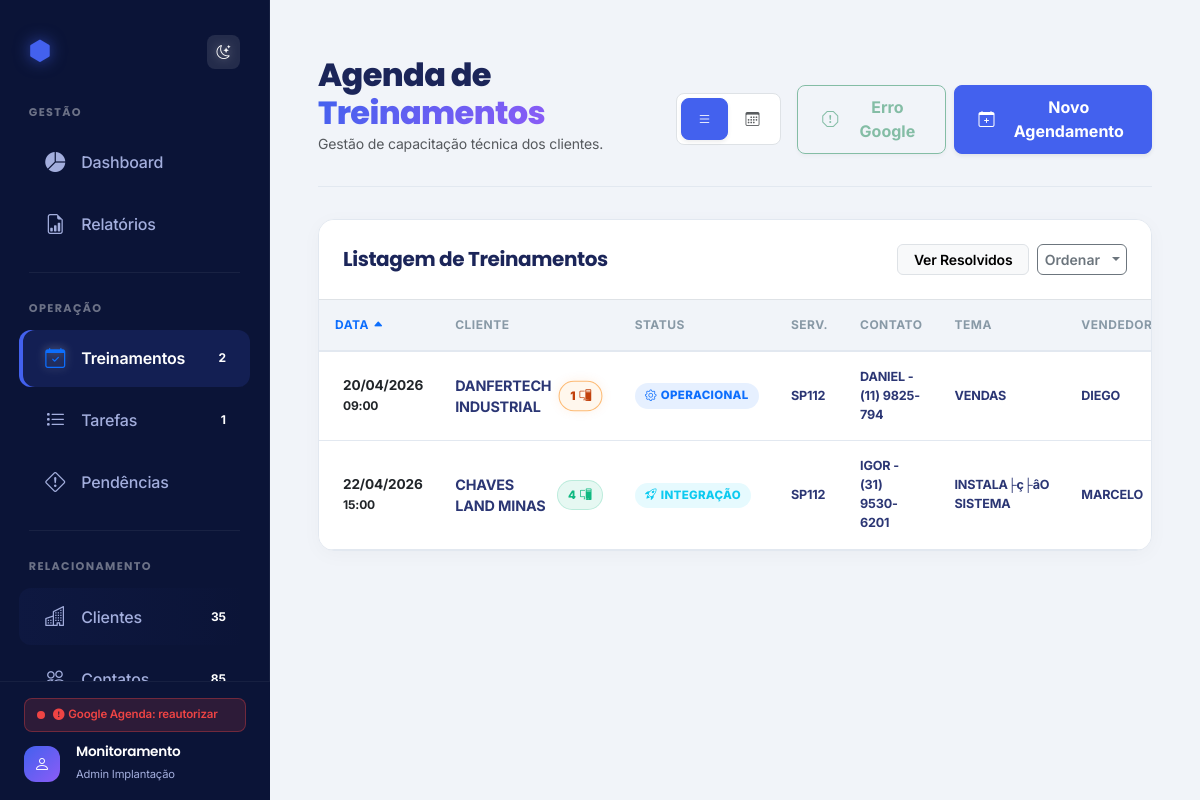
Page /treinamentos.php on the committed database.
### tables this page shows
CREATE TABLE `treinamentos` (
  `id_treinamento` int NOT NULL AUTO_INCREMENT,
  `data_criacao` timestamp NULL DEFAULT CURRENT_TIMESTAMP,
  `id_cliente` int NOT NULL,
  `id_contato` int DEFAULT NULL,
  `fantasia` varchar(255) DEFAULT NULL,
  `nome_contato` varchar(255) DEFAULT NULL,
  `telefone_contato` varchar(20) DEFAULT NULL,
  `data_treinamento` datetime DEFAULT NULL,
  `tema` text NOT NULL,
  `anexo` varchar(255) DEFAULT NULL,
  `status` enum('PENDENTE','RESOLVIDO') DEFAULT 'PENDENTE',
  `observacoes` text,
  `tipo_pendencia_encerramento` varchar(20) DEFAULT NULL,
  `data_treinamento_encerrado` datetime DEFAULT NULL,
  `google_event_id` varchar(255) DEFAULT NULL,
  `google_event_link` varchar(500) DEFAULT NULL,
  `google_agenda_link` varchar(500) DEFAULT NULL,
  `observacao_encerramento` text,
  PRIMARY KEY (`id_treinamento`),
  KEY `idx_id_cliente` (`id_cliente`),
  KEY `idx_id_contato` (`id_contato`),
  KEY `idx_status` (`status`),
  KEY `idx_data_criacao` (`data_criacao`),
  KEY `idx_google_event_id` (`google_event_id`),
  KEY `idx_google_event_link` (`google_event_link`),
  CONSTRAINT `treinamentos_ibfk_1` FOREIGN KEY (`id_cliente`) REFERENCES `clientes` (`id_cliente`) ON DELETE CASCADE,
  CONSTRAINT `treinamentos_ibfk_2` FOREIGN KEY (`id_contato`) REFERENCES `contatos` (`id_contato`) ON DELETE SET NULL
);

CREATE TABLE `clientes` (
  `id_cliente` int NOT NULL AUTO_INCREMENT,
  `data_criacao` timestamp NULL DEFAULT CURRENT_TIMESTAMP,
  `fantasia` varchar(255) NOT NULL,
  `servidor` varchar(255) DEFAULT NULL,
  `vendedor` varchar(255) DEFAULT NULL,
  `telefone_ddd` varchar(20) DEFAULT NULL,
  `observacao` text,
  `anexo` varchar(255) DEFAULT NULL,
  `status` enum('EM ANDAMENTO','CONCLUIDA','CANCELADA') DEFAULT 'EM ANDAMENTO',
  `data_inicio` date NOT NULL,
  `data_fim` date DEFAULT NULL,
  `emitir_nf` enum('Sim','N├úo') DEFAULT 'N├úo',
  `configurado` enum('Sim','N├úo') DEFAULT 'N├úo',
  `status_tratativa` enum('pendente','em_tratativa') DEFAULT 'pendente',
  `data_inicio_tratativa` datetime DEFAULT NULL,
  `num_licencas` int DEFAULT '0',
  `serial` varchar(100) DEFAULT '',
  `recursos` varchar(255) DEFAULT NULL,
  PRIMARY KEY (`id_cliente`),
  KEY `idx_fantasia` (`fantasia`),
  KEY `idx_data_criacao` (`data_criacao`),
  KEY `idx_status_tratativa` (`status_tratativa`)
);

CREATE TABLE `contatos` (
  `id_contato` int NOT NULL AUTO_INCREMENT,
  `data_criacao` timestamp NULL DEFAULT CURRENT_TIMESTAMP,
  `id_cliente` int NOT NULL,
  `nome` varchar(255) NOT NULL,
  `email` varchar(150) DEFAULT NULL,
  `cargo` varchar(100) DEFAULT NULL,
  `telefone_ddd` varchar(20) DEFAULT NULL,
  `observacao` text,
  `anexo` varchar(255) DEFAULT NULL,
  PRIMARY KEY (`id_contato`),
  KEY `idx_id_cliente` (`id_cliente`),
  KEY `idx_nome` (`nome`),
  KEY `idx_data_criacao` (`data_criacao`),
  KEY `idx_contatos_email` (`email`),
  CONSTRAINT `contatos_ibfk_1` FOREIGN KEY (`id_cliente`) REFERENCES `clientes` (`id_cliente`) ON DELETE CASCADE
);

### treinamentos.php (the view, shortened to what this page needs)
<?php
require_once 'config.php';
$filtro_cliente = '';
$mostrar_todos = isset($_GET['mostrar_todos']) ? true : false;
$where_conditions = [];
$params = [];
if (!$mostrar_todos) {
    $where_conditions[] = "UPPER(t.status) = 'PENDENTE'";
}
$view_mode = $_GET['view'] ?? 'list';
$ordenacao = isset($_GET['ordenacao']) ? $_GET['ordenacao'] : 'data_treinamento';
$direcao = isset($_GET['direcao']) ? $_GET['direcao'] : 'asc';
$colunas_permitidas = ['cliente_nome', 'data_treinamento', 'tema', 'status'];
$ordenacao = in_array($ordenacao, $colunas_permitidas) ? $ordenacao : 'data_treinamento';
$direcao = $direcao === 'desc' ? 'desc' : 'asc';
$por_pagina = 20;
$pagina = isset($_GET['pagina']) ? max(1, intval($_GET['pagina'])) : 1;
$offset = ($pagina - 1) * $por_pagina;
$sql_base = "
    SELECT t.*, c.fantasia as cliente_nome, c.servidor, co.nome as contato_nome, co.telefone_ddd as contato_telefone, c.vendedor, c.num_licencas, c.data_inicio, c.data_fim, c.recursos
    FROM treinamentos t
    LEFT JOIN clientes c ON t.id_cliente = c.id_cliente
    LEFT JOIN contatos co ON t.id_contato = co.id_contato
";
if (!empty($where_conditions)) {
    $where_clause = "WHERE " . implode(" AND ", $where_conditions);
    $sql_base .= " " . $where_clause;
}
$ordenacao_sql = '';
switch ($ordenacao) {
    default:
        $ordenacao_sql = 't.' . $ordenacao;
}
$sql_base .= " ORDER BY $ordenacao_sql $direcao LIMIT ?, ?";
$params[] = $offset;
$params[] = $por_pagina;
$stmt = $pdo->prepare($sql_base);
$stmt->execute($params);
$treinamentos = $stmt->fetchAll();
$total_resultados = count($treinamentos);
include 'header.php';
?>
<div class="container-fluid px-0">
    <div class="modern-header d-flex justify-content-between align-items-end gsap-reveal">
        <div>
            <h2 class="fw-800 mb-0">Agenda de <span class="title-accent">Treinamentos</span></h2>
            <p class="text-muted small mb-0">Gestão de capacitação técnica dos clientes.</p>
        </div>
        <div class="d-flex align-items-center gap-2">
            <div class="bg-body p-1 rounded-3 d-flex border me-2">
                <a href="treinamentos.php?view=list&filtro_cliente=<?= urlencode($filtro_cliente) ?>"
                    class="btn btn-sm <?= $view_mode == 'list' ? 'btn-primary shadow-sm' : 'btn-link text-muted' ?> bx-button px-3">
                    <i class="bi bi-list"></i>
                </a>
                <a href="treinamentos.php?view=calendar&filtro_cliente=<?= urlencode($filtro_cliente) ?>"
                    class="btn btn-sm <?= $view_mode == 'calendar' ? 'btn-primary shadow-sm' : 'btn-link text-muted' ?> bx-button px-3">
                    <i class="bi bi-calendar3"></i>
                </a>
            </div>
            <button type="button" class="btn btn-outline-success px-4 fw-bold shadow-sm d-flex align-items-center"
                id="btn_copiar_disponibilidade" disabled>
            </button>
            <button class="btn btn-primary px-4 shadow-sm fw-bold" data-bs-toggle="modal"
                data-bs-target="#modalTreinamento">
                <i class="bi bi-calendar-plus me-2"></i>Novo Agendamento
            </button>
        </div>
    </div>
    <?php if ($view_mode === 'list'): ?>
        <div class="table-premium gsap-reveal">
            <div class="p-4 border-bottom d-flex justify-content-between align-items-center bg-white">
                <h5 class="fw-bold mb-0">Listagem de Treinamentos</h5>
                <div class="d-flex gap-2">
                    <a href="treinamentos.php?mostrar_todos=1" class="btn btn-sm btn-light border px-3">Ver Resolvidos</a>
                    <div class="dropdown">
                        <button class="btn btn-sm btn-outline-secondary dropdown-toggle"
                            data-bs-toggle="dropdown">Ordenar</button>
                    </div>
                </div>
            </div>
            <div class="table-responsive">
                <table class="table table-hover align-middle mb-0">
                    <thead>
                        <tr>
                            <th class="ps-3 col-mini">
                                <a href="treinamentos.php?ordenacao=data_treinamento&direcao=<?= ($ordenacao == 'data_treinamento' && $direcao == 'asc') ? 'desc' : 'asc' ?>&filtro_cliente=<?= urlencode($filtro_cliente) ?><?= $mostrar_todos ? '&mostrar_todos=1' : '' ?>"
                                    class="text-decoration-none d-flex align-items-center">
                                    <span>Data</span>
                                    <?php if ($ordenacao == 'data_treinamento'): ?>
                                        <i
                                            class="bi bi-caret-<?= $direcao == 'asc' ? 'up' : 'down' ?>-fill ms-1 small text-primary"></i>
                                    <?php endif; ?>
                                </a>
                            </th>
                            <th>Cliente</th>
                            <th class="col-mini">Status</th>
                            <th class="col-mini">Serv.</th>
                            <th>Contato</th>
                            <th>Tema</th>
                            <th>Vendedor</th>
                        </tr>
                    </thead>
                    <tbody>
                        <?php if ($total_resultados > 0): ?>
                            <?php
                            foreach ($treinamentos as $t):
                                ?>
                                <?php
                                $data_t = $t['data_treinamento'] ? strtotime($t['data_treinamento']) : 0;
                                $e_hoje = date('Y-m-d', $data_t) === date('Y-m-d');
                                $bg_class = $e_hoje ? 'bg-primary bg-opacity-10' : '';
                                $contato_banco = (!empty($t['contato_nome']) && $t['contato_nome'] !== '---') ? $t['contato_nome'] : null;
                                $contato_livre = (!empty($t['nome_contato'])) ? $t['nome_contato'] : null;
                                $contato_exibicao = $contato_banco ?: ($contato_livre ?: '---');
                                if (!empty($t['contato_telefone'])) {
                                    $contato_exibicao .= " - " . $t['contato_telefone'];
                                }
                                ?>
                                <tr class="<?= $bg_class ?>">
                                    <td class="ps-4">
                                        <div class="text-dark fw-bold" style="font-size: 0.85rem; line-height: 1.1;">
                                            <?= $data_t ? date('d/m/Y', $data_t) : '---' ?>
                                        </div>
                                        <div class="d-flex align-items-center gap-1 mt-1">
                                            <span class="text-dark small fw-bold" style="font-size: 0.75rem;"><?= $data_t ? date('H:i', $data_t) : '' ?></span>
                                        </div>
                                    </td>
                                    <td class="fw-bold">
                                        <?php
                                        $numLics = (int) ($t['num_licencas'] ?? 0);
                                        $badgeClass = '';
                                        if ($numLics == 1) {
                                            $badgeClass = 'badge-license-1';
                                        } elseif ($numLics == 2) {
                                            $badgeClass = 'badge-license-2';
                                        } elseif ($numLics >= 3) {
                                            $badgeClass = 'badge-license-3';
                                        }
                                        ?>
                                        <div class="d-flex align-items-center gap-2">
                                            <span
                                                style="color: var(--text-main);"><?= htmlspecialchars($t['cliente_nome']) ?></span>
                                            <?php if ($numLics > 0): ?>
                                                <span class="badge-license <?= $badgeClass ?>" title="<?= $numLics ?> licença(s)">
                                                    <?= $numLics ?> <i class="bi bi-pc-display"></i>
                                                </span>
                                            <?php endif; ?>
                                        </div>
                                    </td>
                                    <td>
                                        <?php
                                        $data_inicio_cl = !empty($t['data_inicio']) ? $t['data_inicio'] : date('Y-m-d');
                                        $d_cl = (new DateTime($data_inicio_cl))->diff(new DateTime())->days;
                                        $cl_encerrado = (!empty($t['data_fim']) && $t['data_fim'] !== '0000-00-00');
                                        $st_config = [
                                            'integracao' => ['label' => 'Integração', 'class' => 'bg-info bg-opacity-10 text-info', 'icon' => 'bi-rocket-takeoff'],
                                            'operacional' => ['label' => 'Operacional', 'class' => 'bg-primary bg-opacity-10 text-primary', 'icon' => 'bi-gear'],
                                            'finalizacao' => ['label' => 'Finalização', 'class' => 'bg-success bg-opacity-10 text-success', 'icon' => 'bi-flag'],
                                            'critico' => ['label' => 'Atenção', 'class' => 'bg-danger bg-opacity-10 text-danger', 'icon' => 'bi-exclamation-triangle'],
                                            'encerrado' => ['label' => 'Encerrado', 'class' => 'bg-secondary bg-opacity-10 text-secondary', 'icon' => 'bi-archive']
                                        ];
                                        $curr_st = 'integracao';
                                        if ($cl_encerrado)
                                            $curr_st = 'encerrado';
                                        elseif ($d_cl > 60)
                                            $curr_st = 'critico';
                                        elseif ($d_cl > 30)
                                            $curr_st = 'finalizacao';
                                        elseif ($d_cl > 15)
                                            $curr_st = 'operacional';
                                        $c_st = $st_config[$curr_st] ?? $st_config['integracao'];
                                        ?>
                                        <span class="client-badge-soft <?= $c_st['class'] ?>"
                                            style="font-size: 0.72rem; padding: 0.25rem 0.65rem; border-radius: 50px; font-weight: 800; text-transform: uppercase;">
                                            <i class="bi <?= $c_st['icon'] ?> me-1"></i> <?= $c_st['label'] ?>
                                        </span>
                                    </td>
                                    <td class="fw-bold">
                                        <div class="small"><?= htmlspecialchars($t['servidor'] ?: '---') ?></div>
                                    </td>
                                    <td>
                                        <div class="small fw-bold"><?= htmlspecialchars($contato_exibicao) ?></div>
                                    </td>
                                    <td>
                                        <div class="small fw-bold"><?= htmlspecialchars($t['tema']) ?></div>
                                    </td>
                                    <td>
                                        <div class="small text-uppercase fw-bold"><?= htmlspecialchars($t['vendedor'] ?? '---') ?>
                                        </div>
                                    </td>
                                </tr>
                            <?php endforeach; ?>
                        <?php endif; ?>
                    </tbody>
                </table>
            </div>
        </div>
    <?php endif; ?>
</div>
<div class="toast-container position-fixed bottom-0 end-0 p-3">
</div>
<?php include 'footer.php'; ?>

### rows in the picture
treinamentos: data_treinamento "20/04/2026", data_treinamento "09:00", id_cliente.fantasia "DANFERTECH INDUSTRIAL", id_cliente.num_licencas "1", id_cliente.data_inicio "OPERACIONAL", id_cliente.servidor "SP112", id_contato.telefone_ddd "DANIEL - (11) 9825-794", tema "VENDAS", id_cliente.vendedor "DIEGO"
treinamentos: data_treinamento "22/04/2026", data_treinamento "15:00", id_cliente.fantasia "CHAVES LAND MINAS", id_cliente.num_licencas "4", label "INTEGRAÇÃO", id_cliente.servidor "SP112", id_contato.telefone_ddd "IGOR - (31) 9530-6201", tema "INSTALA├ç├âO SISTEMA", id_cliente.vendedor "MARCELO"

### other values in the picture
$total_treinamentos_pendentes "2"
$total_tarefas "1"
$total_clientes "35"
$total_contatos "85"
$gt_label "Google Agenda: reautorizar"
